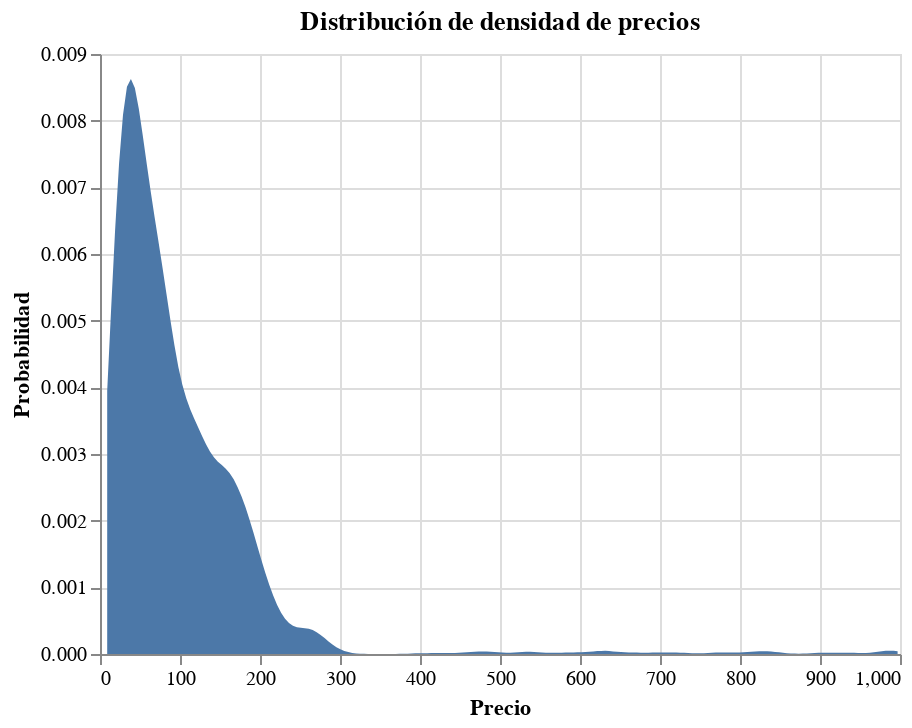

Write notebook code for a chart like this one.
### Code cell
# price, density function
alt.Chart(source).transform_density(
    'Price',
    as_=['Price', 'density'],
).mark_area().encode(
    alt.X("Price:Q", title="Precio"),
    alt.Y('density:Q', title="Probabilidad"),
    tooltip=['Price']
).properties(title="Distribución de densidad de precios")

### Figure 1 — Vega-Lite specification as saved in the notebook (floating-point values rounded to 4 significant figures; data arrays with more than 128 entries replaced by an {"elided": "..."} marker saying what was removed)
{"$schema": "https://vega.github.io/schema/vega-lite/v4.8.1.json", "config": {"view": {"continuousHeight": 300, "continuousWidth": 400}}, "data": {"name": "data-6dab6b0ae15d5de0e61c601268fbafd9"}, "datasets": {"data-6dab6b0ae15d5de0e61c601268fbafd9": {"elided": "2988 records"}}, "encoding": {"tooltip": [{"field": "Price", "type": "quantitative"}], "x": {"field": "Price", "title": "Precio", "type": "quantitative"}, "y": {"field": "density", "title": "Probabilidad", "type": "quantitative"}}, "mark": "area", "title": "Distribución de densidad de precios", "transform": [{"as": ["Price", "density"], "density": "Price"}]}
